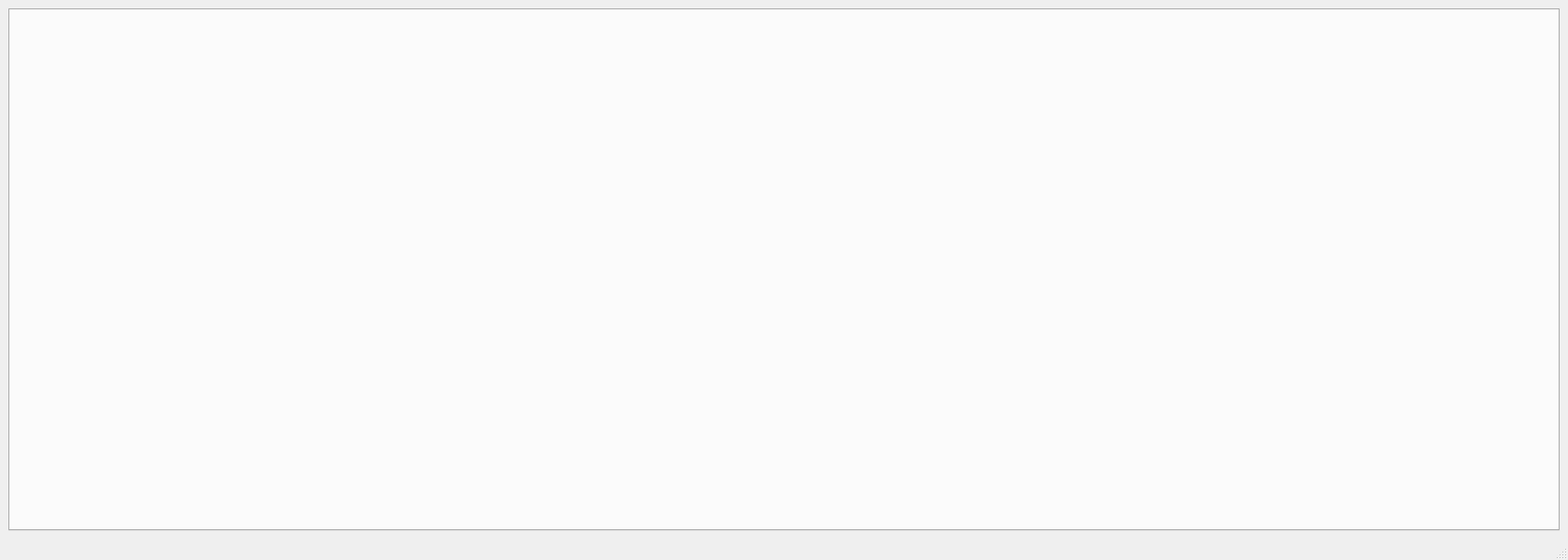
<?xml version="1.0" encoding="UTF-8"?>
<ui version="4.0">
 <class>MainWindow</class>
 <widget class="QMainWindow" name="MainWindow">
  <property name="geometry">
   <rect>
    <x>0</x>
    <y>0</y>
    <width>1680</width>
    <height>600</height>
   </rect>
  </property>
  <property name="windowTitle">
   <string>MonoObsLog</string>
  </property>
  <property name="styleSheet">
   <string notr="true">QTableView { selection-background-color: rgb(85, 170, 255)}
QHeaderView {font-weight: bold}</string>
  </property>
  <widget class="QWidget" name="centralwidget">
   <layout class="QVBoxLayout" name="verticalLayout">
    <item>
     <widget class="QTabWidget" name="tabWidget">
      <property name="currentIndex">
       <number>-1</number>
      </property>
     </widget>
    </item>
   </layout>
  </widget>
  <widget class="QMenuBar" name="menubar">
   <property name="geometry">
    <rect>
     <x>0</x>
     <y>0</y>
     <width>1680</width>
     <height>22</height>
    </rect>
   </property>
  </widget>
  <widget class="QStatusBar" name="statusbar"/>
 </widget>
 <resources/>
 <connections/>
</ui>
